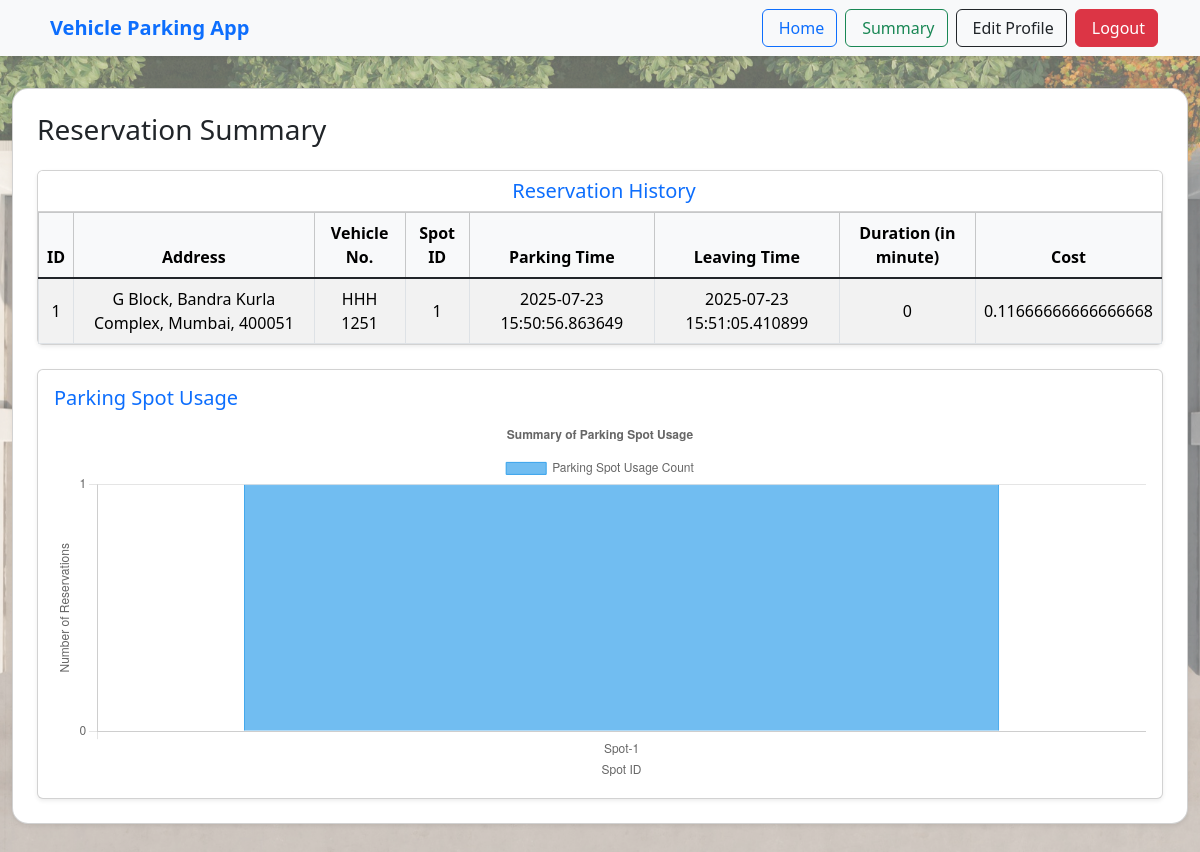
Page /summary_user (signed in) on the committed database.
### models/models.py (models this page shows)
class ReserveParkingSpot(db.Model):
    id = db.Column(db.Integer, primary_key = True, autoincrement = True)
    spot_id = db.Column(db.Integer, db.ForeignKey('parking_spot.id'))
    lot_id = db.Column(db.Integer, db.ForeignKey('parking_lot.id'))
    vehicle_no = db.Column(db.String, nullable=False)
    address = db.Column(db.String(250), nullable = False)
    pincode = db.Column(db.String(10), nullable = False)
    user_id = db.Column(db.Integer, db.ForeignKey('user.user_id'))
    parking_timestamp = db.Column(db.DateTime, nullable = False)
    leaving_timestamp = db.Column(db.DateTime)
    parking_cost = db.Column(db.Float, nullable = False)
    spot = db.relationship('ParkingSpot', backref='reserve_parking_spot', lazy=True, uselist=False)

class ParkingSpot(db.Model):
    id = db.Column(db.Integer, primary_key = True, autoincrement = True)
    lot_id = db.Column(db.Integer, db.ForeignKey('parking_lot.id'), nullable = False)
    status = db.Column(db.String(20), nullable = False)

### controller/routes.py (the view)
@app.route('/summary_user', methods=['GET'])
def summary_user():
    if 'user_email' not in session:
        flash('Please log in to view your summary.', 'error')
        return redirect(url_for('home'))
    user_id = session.get('user_id')
    if not user_id:
        flash('User ID not found in session.', 'error')
        return redirect(url_for('home'))
    reserve_parking_spots = ReserveParkingSpot.query.filter_by(user_id=user_id).all()
    duration = {}
    usage_count = {}
    for reservation in reserve_parking_spots:
        if reservation.leaving_timestamp:
            time_diff = reservation.leaving_timestamp - reservation.parking_timestamp
            minutes = int(time_diff.total_seconds() / 60)
            duration[reservation.id] = minutes
        else:
            duration[reservation.id] = 'Ongoing'
            reservation.parking_cost = 0
    spot_usage_query = db.session.query(
        ReserveParkingSpot.spot_id,
        func.count(ReserveParkingSpot.id).label('usage_count')
    ).filter_by(user_id=user_id).group_by(ReserveParkingSpot.spot_id).all()
    spot_labels = [f"Spot-{result.spot_id}" for result in spot_usage_query]
    spot_usage_counts = [result.usage_count for result in spot_usage_query]
    if not reserve_parking_spots:
        flash('No reservations found for this user.', 'info')
        return redirect(url_for('home'))
    return render_template(
        'summary_user.html',
        reserve_parking_spots=reserve_parking_spots,
        user_id=user_id,duration=duration,usage_labels=spot_labels,
        usage_values=spot_usage_counts)

### templates/summary_user.html (shortened to what this page needs)
{% extends 'base.html' %}
{% block content %}
<div class="container-fluid min-vh-100 d-flex justify-content-center align-items-center">
    <div class="card p-4 shadow-sm w-100 rounded-4" style="max-width: 1200px;">
        <h3 class="text-start mb-4">Reservation Summary</h3>
        <div class="card shadow-sm">
            <div class="card-header bg-white text-center">
                <h5 class="mb-0 text-primary">
                    Reservation History
                </h5>
            </div>
            <div class="card-body p-0">
                <div class="table-responsive">
                    <table class="table table-hover table-striped table-bordered mb-0 align-middle">
                        <thead class="table-light text-center">
                            <tr>
                                <th>ID</th>
                                <th>Address</th>
                                <th>Vehicle No.</th>
                                <th>Spot ID</th>
                                <th>Parking Time</th>
                                <th>Leaving Time</th>
                                <th>Duration (in minute)</th>
                                <th>Cost</th>
                            </tr>
                        </thead>
                        <tbody class="table-group-divider text-center">
                            {% for reserve in reserve_parking_spots %}
                            <tr>
                                <td>{{ reserve.id }}</td>
                                <td>{{ reserve.address }}, {{ reserve.pincode }}</td>
                                <td>{{ reserve.vehicle_no }}</td>
                                <td>{{ reserve.spot.id }}</td>
                                <td>{{ reserve.parking_timestamp }}</td>
                                <td>
                                    {% if reserve.leaving_timestamp %}
                                        {{ reserve.leaving_timestamp }}
                                    {% else %}
                                        -
                                    {% endif %}
                                </td>
                                <td>
                                    {% if duration %}
                                        {{ duration[reserve.id] }}
                                    {% else %}
                                        -
                                    {% endif %}
                                </td>
                                <td>
                                    {% if reserve.parking_cost %}
                                        {{ reserve.parking_cost }}
                                    {% else %}
                                        -
                                    {% endif %}
                                </td>
                            </tr>
                            {% endfor %}
                        </tbody>
                    </table>
                </div>
            </div>
        </div>
        <div class="card mt-4 p-3 shadow-sm">
            <h5 class="text-primary">Parking Spot Usage</h5>
            <div id="chart-container">
                <canvas id="spotUsageChart" height="100"></canvas>
            </div>
        </div>
    </div>
</div>
{% endblock %}
{% block scripts %}
<script>
    const labels = {{ usage_labels|tojson }};
    const values = {{ usage_values|tojson }};
    if (labels.length > 0) {
        const ctx = document.getElementById('spotUsageChart').getContext('2d');
        const spotUsageChart = new Chart(ctx, {
            type: 'bar',
            data: {
                labels: labels,
                datasets: [{
                    label: 'Parking Spot Usage Count',
                    data: values,
                    backgroundColor: 'rgba(54, 162, 235, 0.7)',
                    borderColor: 'rgba(54, 162, 235, 1)',
                    borderWidth: 1
                }]
            },
            options: {
                scales: {
                    y: {
                        beginAtZero: true,
                        ticks: {
                            stepSize: 1
                        },
                        title: {
                            display: true,
                            text: 'Number of Reservations'
                        }
                    },
                    x: {
                        title: {
                            display: true,
                            text: 'Spot ID'
                        }
                    }
                },
                plugins: {
                    title: {
                        display: true,
                        text: 'Summary of Parking Spot Usage'
                    }
                }
            }
        });
    } else {
        const chartArea = document.getElementById('spotUsageChart');
        const parent = chartArea.parentNode;
        parent.innerHTML = "<p class='text-center'>No parking usage data available to display a chart.</p>";
    }
</script>
{% endblock %}

### templates/base.html (style rules this page uses)
html, body { height: 100%; margin: 0; padding: 0; }
body { background-image: url('/static/back.jpg'); background-size: cover; background-repeat: no-repeat; background-position: center center; }

### rows in the picture
ReserveParkingSpot: id "1", address "G Block, Bandra Kurla Complex, Mumbai", pincode "400051", vehicle_no "HHH 1251", spot.id "1", parking_timestamp "2025-07-23 15:50:56.863649", leaving_timestamp "2025-07-23 15:51:05.410899", duration "0", parking_cost "0.11666666666666668"

### other values in the picture
chart data {{ usage_values|tojson }} [1]
